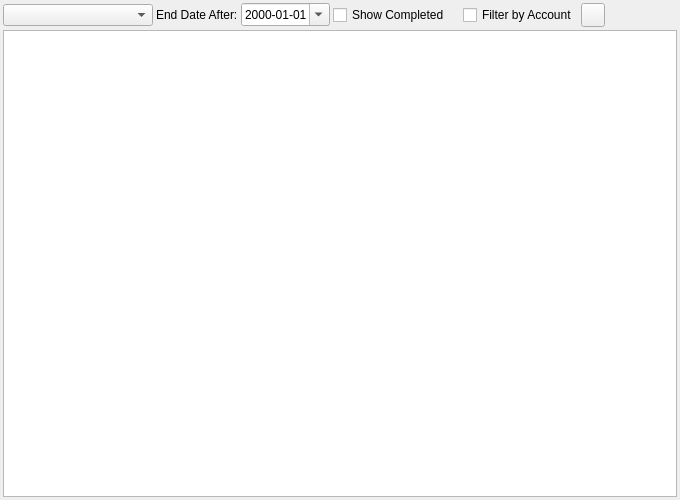
<?xml version="1.0" encoding="UTF-8"?>
<ui version="4.0">
 <class>SRM_ActivityReportWidget</class>
 <widget class="QWidget" name="SRM_ActivityReportWidget">
  <property name="geometry">
   <rect>
    <x>0</x>
    <y>0</y>
    <width>680</width>
    <height>500</height>
   </rect>
  </property>
  <property name="windowTitle">
   <string>Dialog</string>
  </property>
  <layout class="QGridLayout" name="gridLayout">
   <property name="leftMargin">
    <number>3</number>
   </property>
   <property name="topMargin">
    <number>3</number>
   </property>
   <property name="rightMargin">
    <number>3</number>
   </property>
   <property name="bottomMargin">
    <number>3</number>
   </property>
   <property name="spacing">
    <number>3</number>
   </property>
   <item row="0" column="0">
    <layout class="QHBoxLayout" name="horizontalLayout_2">
     <item>
      <widget class="QComboBox" name="cbActivityType">
       <property name="minimumSize">
        <size>
         <width>150</width>
         <height>0</height>
        </size>
       </property>
      </widget>
     </item>
     <item>
      <widget class="QLabel" name="lblTo">
       <property name="text">
        <string>End Date After:</string>
       </property>
      </widget>
     </item>
     <item>
      <widget class="QDateEdit" name="dtFromStartDate">
       <property name="displayFormat">
        <string>yyyy-MM-dd</string>
       </property>
       <property name="calendarPopup">
        <bool>true</bool>
       </property>
      </widget>
     </item>
     <item>
      <widget class="QCheckBox" name="chbShowCompleted">
       <property name="text">
        <string>Show Completed</string>
       </property>
      </widget>
     </item>
     <item>
      <spacer name="horizontalSpacer">
       <property name="orientation">
        <enum>Qt::Horizontal</enum>
       </property>
       <property name="sizeType">
        <enum>QSizePolicy::Fixed</enum>
       </property>
       <property name="sizeHint" stdset="0">
        <size>
         <width>10</width>
         <height>20</height>
        </size>
       </property>
      </spacer>
     </item>
     <item>
      <widget class="QCheckBox" name="cbFilterByAccount">
       <property name="text">
        <string>Filter by Account</string>
       </property>
      </widget>
     </item>
     <item>
      <widget class="QToolButton" name="pbRefresh">
       <property name="minimumSize">
        <size>
         <width>24</width>
         <height>24</height>
        </size>
       </property>
       <property name="maximumSize">
        <size>
         <width>24</width>
         <height>24</height>
        </size>
       </property>
       <property name="toolTip">
        <string>Refresh activity report</string>
       </property>
       <property name="text">
        <string/>
       </property>
       <property name="icon">
        <iconset resource="../../../db/src/gui/db.qrc">
         <normaloff>:/images/icons/arrow_refresh.png</normaloff>:/images/icons/arrow_refresh.png</iconset>
       </property>
      </widget>
     </item>
     <item>
      <spacer name="horizontalSpacer_2">
       <property name="orientation">
        <enum>Qt::Horizontal</enum>
       </property>
       <property name="sizeHint" stdset="0">
        <size>
         <width>40</width>
         <height>20</height>
        </size>
       </property>
      </spacer>
     </item>
    </layout>
   </item>
   <item row="1" column="0">
    <widget class="RB_TextEdit" name="teReport"/>
   </item>
  </layout>
 </widget>
 <customwidgets>
  <customwidget>
   <class>RB_TextEdit</class>
   <extends>QTextEdit</extends>
   <header>rb_textedit.h</header>
  </customwidget>
 </customwidgets>
 <tabstops>
  <tabstop>teReport</tabstop>
  <tabstop>cbActivityType</tabstop>
  <tabstop>dtFromStartDate</tabstop>
  <tabstop>chbShowCompleted</tabstop>
  <tabstop>cbFilterByAccount</tabstop>
  <tabstop>pbRefresh</tabstop>
 </tabstops>
 <resources>
  <include location="../../../db/src/gui/db.qrc"/>
 </resources>
 <connections/>
</ui>
